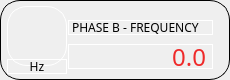
                    <widget class="QFrame" name="horizontalFrame_13">
                     <property name="minimumSize">
                      <size>
                       <width>230</width>
                       <height>80</height>
                      </size>
                     </property>
                     <property name="maximumSize">
                      <size>
                       <width>230</width>
                       <height>80</height>
                      </size>
                     </property>
                     <property name="styleSheet">
                      <string notr="true">border: 1px solid #000000;
border-radius: 20px;</string>
                     </property>
                     <layout class="QHBoxLayout" name="horizontalLayout_20">
                      <property name="spacing">
                       <number>0</number>
                      </property>
                      <property name="leftMargin">
                       <number>5</number>
                      </property>
                      <property name="topMargin">
                       <number>5</number>
                      </property>
                      <property name="rightMargin">
                       <number>5</number>
                      </property>
                      <property name="bottomMargin">
                       <number>5</number>
                      </property>
                      <item>
                       <layout class="QVBoxLayout" name="verticalLayout_36">
                        <property name="spacing">
                         <number>0</number>
                        </property>
                        <item>
                         <widget class="QLabel" name="label_44">
                          <property name="sizePolicy">
                           <sizepolicy hsizetype="Fixed" vsizetype="Fixed">
                            <horstretch>0</horstretch>
                            <verstretch>0</verstretch>
                           </sizepolicy>
                          </property>
                          <property name="minimumSize">
                           <size>
                            <width>60</width>
                            <height>60</height>
                           </size>
                          </property>
                          <property name="maximumSize">
                           <size>
                            <width>60</width>
                            <height>60</height>
                           </size>
                          </property>
                          <property name="styleSheet">
                           <string notr="true">border-color: rgb(255, 255, 255);
image: url(:/icons/frq.png);</string>
                          </property>
                          <property name="text">
                           <string/>
                          </property>
                         </widget>
                        </item>
                        <item>
                         <widget class="QLabel" name="label_60">
                          <property name="sizePolicy">
                           <sizepolicy hsizetype="Fixed" vsizetype="Fixed">
                            <horstretch>0</horstretch>
                            <verstretch>0</verstretch>
                           </sizepolicy>
                          </property>
                          <property name="minimumSize">
                           <size>
                            <width>60</width>
                            <height>15</height>
                           </size>
                          </property>
                          <property name="maximumSize">
                           <size>
                            <width>60</width>
                            <height>15</height>
                           </size>
                          </property>
                          <property name="font">
                           <font>
                            <family>Gilroy</family>
                           </font>
                          </property>
                          <property name="styleSheet">
                           <string notr="true">border-color: rgb(255, 255, 255);</string>
                          </property>
                          <property name="text">
                           <string>Hz</string>
                          </property>
                          <property name="alignment">
                           <set>Qt::AlignCenter</set>
                          </property>
                         </widget>
                        </item>
                       </layout>
                      </item>
                      <item>
                       <layout class="QVBoxLayout" name="verticalLayout_37">
                        <property name="spacing">
                         <number>5</number>
                        </property>
                        <property name="topMargin">
                         <number>10</number>
                        </property>
                        <property name="rightMargin">
                         <number>10</number>
                        </property>
                        <item>
                         <widget class="QLabel" name="label_45">
                          <property name="sizePolicy">
                           <sizepolicy hsizetype="Fixed" vsizetype="Fixed">
                            <horstretch>0</horstretch>
                            <verstretch>0</verstretch>
                           </sizepolicy>
                          </property>
                          <property name="minimumSize">
                           <size>
                            <width>145</width>
                            <height>15</height>
                           </size>
                          </property>
                          <property name="maximumSize">
                           <size>
                            <width>145</width>
                            <height>15</height>
                           </size>
                          </property>
                          <property name="sizeIncrement">
                           <size>
                            <width>145</width>
                            <height>15</height>
                           </size>
                          </property>
                          <property name="baseSize">
                           <size>
                            <width>145</width>
                            <height>15</height>
                           </size>
                          </property>
                          <property name="font">
                           <font>
                            <family>Gilroy</family>
                            <pointsize>9</pointsize>
                           </font>
                          </property>
                          <property name="styleSheet">
                           <string notr="true">border-color: rgb(255, 255, 255);</string>
                          </property>
                          <property name="text">
                           <string>PHASE B - FREQUENCY</string>
                          </property>
                         </widget>
                        </item>
                        <item>
                         <widget class="QLabel" name="f_b_1">
                          <property name="sizePolicy">
                           <sizepolicy hsizetype="Preferred" vsizetype="Preferred">
                            <horstretch>0</horstretch>
                            <verstretch>0</verstretch>
                           </sizepolicy>
                          </property>
                          <property name="minimumSize">
                           <size>
                            <width>145</width>
                            <height>25</height>
                           </size>
                          </property>
                          <property name="maximumSize">
                           <size>
                            <width>145</width>
                            <height>25</height>
                           </size>
                          </property>
                          <property name="sizeIncrement">
                           <size>
                            <width>145</width>
                            <height>25</height>
                           </size>
                          </property>
                          <property name="baseSize">
                           <size>
                            <width>145</width>
                            <height>25</height>
                           </size>
                          </property>
                          <property name="font">
                           <font>
                            <family>Gilroy</family>
                            <pointsize>18</pointsize>
                           </font>
                          </property>
                          <property name="styleSheet">
                           <string notr="true">color: rgb(239, 41, 41);
border-color: rgb(255, 255, 255);</string>
                          </property>
                          <property name="text">
                           <string>0.0</string>
                          </property>
                          <property name="alignment">
                           <set>Qt::AlignRight|Qt::AlignTrailing|Qt::AlignVCenter</set>
                          </property>
                         </widget>
                        </item>
                       </layout>
                      </item>
                     </layout>
                    </widget>
